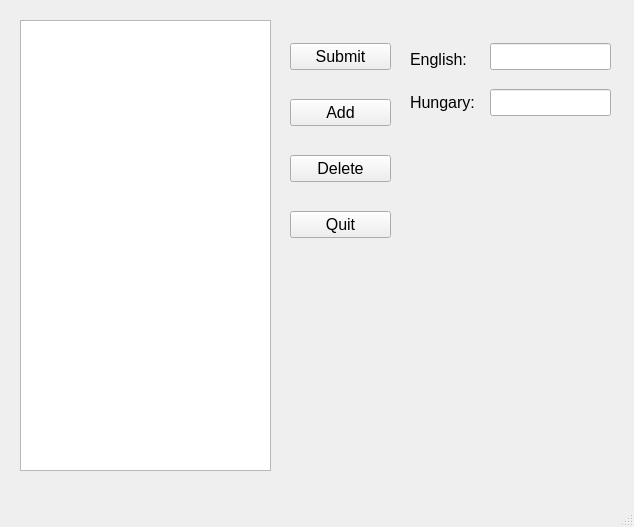
<?xml version="1.0" encoding="UTF-8"?>
<ui version="4.0">
 <class>MainWindow</class>
 <widget class="QMainWindow" name="MainWindow">
  <property name="geometry">
   <rect>
    <x>0</x>
    <y>0</y>
    <width>634</width>
    <height>527</height>
   </rect>
  </property>
  <property name="minimumSize">
   <size>
    <width>634</width>
    <height>527</height>
   </size>
  </property>
  <property name="maximumSize">
   <size>
    <width>634</width>
    <height>527</height>
   </size>
  </property>
  <property name="windowTitle">
   <string>Merten Library</string>
  </property>
  <widget class="QWidget" name="centralwidget">
   <widget class="QTableView" name="view">
    <property name="geometry">
     <rect>
      <x>20</x>
      <y>20</y>
      <width>251</width>
      <height>451</height>
     </rect>
    </property>
    <property name="font">
     <font>
      <pointsize>12</pointsize>
     </font>
    </property>
   </widget>
   <widget class="QWidget" name="verticalLayoutWidget">
    <property name="geometry">
     <rect>
      <x>290</x>
      <y>20</y>
      <width>101</width>
      <height>241</height>
     </rect>
    </property>
    <layout class="QVBoxLayout" name="verticalLayout">
     <item>
      <widget class="QPushButton" name="submitButton">
       <property name="font">
        <font>
         <pointsize>12</pointsize>
        </font>
       </property>
       <property name="text">
        <string>Submit</string>
       </property>
      </widget>
     </item>
     <item>
      <widget class="QPushButton" name="addButton">
       <property name="font">
        <font>
         <pointsize>12</pointsize>
        </font>
       </property>
       <property name="text">
        <string>Add</string>
       </property>
      </widget>
     </item>
     <item>
      <widget class="QPushButton" name="deleteButton">
       <property name="font">
        <font>
         <pointsize>12</pointsize>
        </font>
       </property>
       <property name="text">
        <string>Delete</string>
       </property>
      </widget>
     </item>
     <item>
      <widget class="QPushButton" name="quitButton">
       <property name="font">
        <font>
         <pointsize>12</pointsize>
        </font>
       </property>
       <property name="text">
        <string>Quit</string>
       </property>
      </widget>
     </item>
    </layout>
   </widget>
   <widget class="QWidget" name="verticalLayoutWidget_2">
    <property name="geometry">
     <rect>
      <x>410</x>
      <y>40</y>
      <width>68</width>
      <height>81</height>
     </rect>
    </property>
    <layout class="QVBoxLayout" name="verticalLayout_2">
     <item>
      <widget class="QLabel" name="label">
       <property name="font">
        <font>
         <pointsize>12</pointsize>
        </font>
       </property>
       <property name="text">
        <string>English:</string>
       </property>
      </widget>
     </item>
     <item>
      <widget class="QLabel" name="label_2">
       <property name="font">
        <font>
         <pointsize>12</pointsize>
        </font>
       </property>
       <property name="text">
        <string>Hungary:</string>
       </property>
      </widget>
     </item>
    </layout>
   </widget>
   <widget class="QWidget" name="verticalLayoutWidget_3">
    <property name="geometry">
     <rect>
      <x>490</x>
      <y>30</y>
      <width>121</width>
      <height>101</height>
     </rect>
    </property>
    <layout class="QVBoxLayout" name="verticalLayout_3">
     <item>
      <widget class="QLineEdit" name="eng_Input">
       <property name="font">
        <font>
         <pointsize>12</pointsize>
        </font>
       </property>
      </widget>
     </item>
     <item>
      <widget class="QLineEdit" name="hun_Input">
       <property name="font">
        <font>
         <pointsize>12</pointsize>
        </font>
       </property>
      </widget>
     </item>
    </layout>
   </widget>
  </widget>
  <widget class="QMenuBar" name="menubar">
   <property name="geometry">
    <rect>
     <x>0</x>
     <y>0</y>
     <width>634</width>
     <height>21</height>
    </rect>
   </property>
  </widget>
  <widget class="QStatusBar" name="statusbar"/>
 </widget>
 <resources/>
 <connections/>
</ui>
